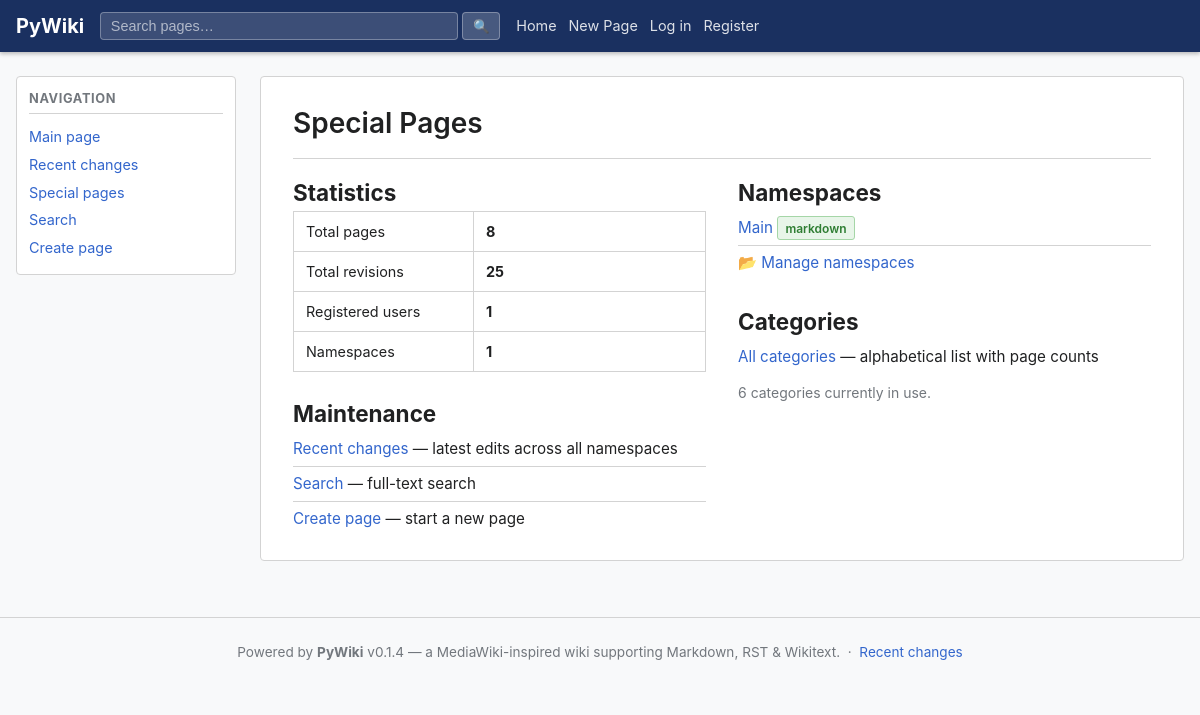
The page /special on the database as committed earlier.
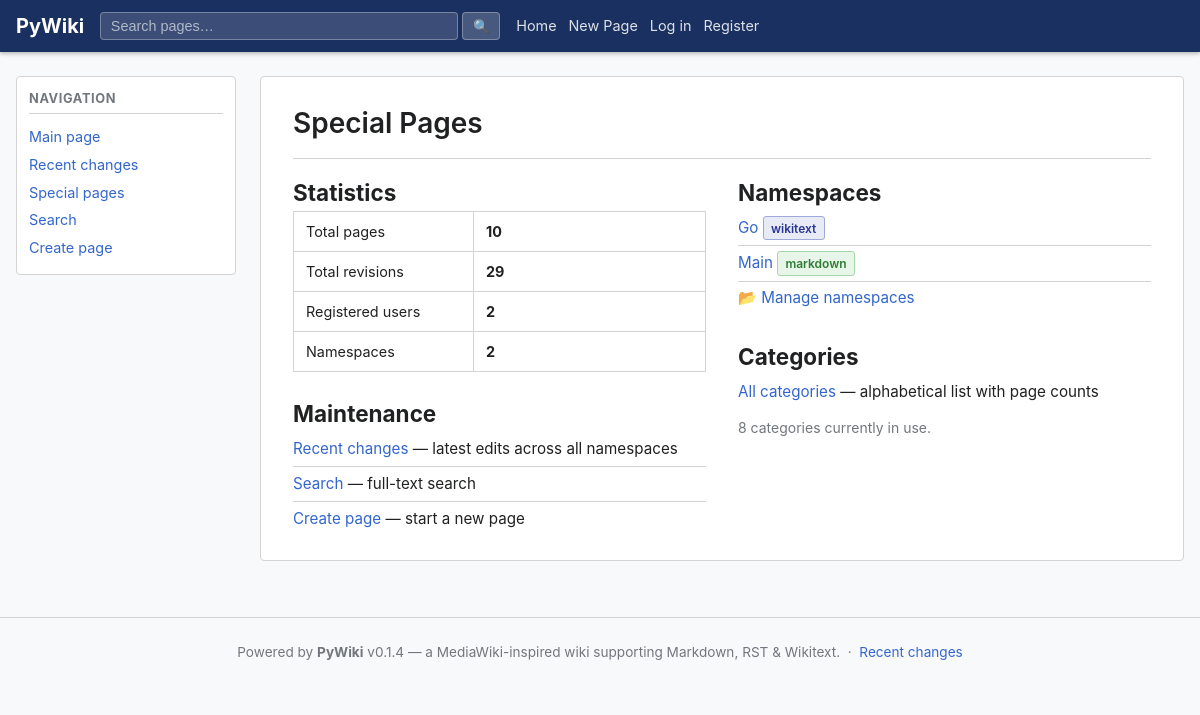
The same page on the database as committed later.
### app/models/models.py (models this page shows)
class Namespace(Base):
    __tablename__ = "namespaces"
    id:             Mapped[str]        = _uuid_col(primary_key=True)
    name:           Mapped[str]        = mapped_column(String(128), unique=True, nullable=False, index=True)
    description:    Mapped[str]        = mapped_column(Text, default="", nullable=False)
    default_format: Mapped[str]        = mapped_column(String(16), default="markdown", nullable=False)
    created_at:     Mapped[datetime]   = mapped_column(DateTime(timezone=True), default=_utcnow)
    pages: Mapped[list["Page"]] = relationship(back_populates="namespace", cascade="all, delete-orphan")

### app/ui/views.py (the view)
@router.get("/special", response_class=HTMLResponse)
async def special_pages(request: Request, db: AsyncSession = Depends(get_db)):
    user, new_token = await _current_user(request, db)
    settings = get_settings()
    from sqlalchemy import func, select as sa_select
    from app.models import Page, PageVersion, User as UserModel
    total_pages    = (await db.execute(sa_select(func.count()).select_from(Page))).scalar_one()
    total_versions = (await db.execute(sa_select(func.count()).select_from(PageVersion))).scalar_one()
    total_users    = (await db.execute(sa_select(func.count()).select_from(UserModel))).scalar_one()
    namespaces = await ns_svc.list_namespaces(db)
    max_ver_sub = (
        sa_select(PageVersion.page_id, func.max(PageVersion.version).label("max_ver"))
        .group_by(PageVersion.page_id)
        .subquery()
    )
    q = (
        sa_select(PageVersion.content, PageVersion.format)
        .join(max_ver_sub,
              (PageVersion.page_id == max_ver_sub.c.page_id)
              & (PageVersion.version == max_ver_sub.c.max_ver))
        .where(PageVersion.content.ilike("%[[Category:%"))
    )
    rows = (await db.execute(q)).all()
    cat_set: set[str] = set()
    for content, fmt in rows:
        for c in extract_categories(content, fmt):
            cat_set.add(c)
    all_categories = sorted(cat_set, key=str.lower)
    resp = templates.TemplateResponse(
        request,
        "special_pages.html",
        _ctx(user,
             total_pages=total_pages,
             total_versions=total_versions,
             total_users=total_users,
             namespaces=namespaces,
             all_categories=all_categories),
    )
    _apply_new_token(resp, new_token, settings.access_token_expire_minutes)
    return resp

### app/templates/special_pages.html (shortened to what this page needs)
{% extends "base.html" %}
{% block content %}
<div class="page-header">
  <h1>Special Pages</h1>
</div>
<div class="two-col">
  <div>
    <h2>Statistics</h2>
    <table class="wiki-table" style="margin-bottom:1.5rem;">
      <tbody>
        <tr><td>Total pages</td><td><strong>{{ total_pages }}</strong></td></tr>
        <tr><td>Total revisions</td><td><strong>{{ total_versions }}</strong></td></tr>
        <tr><td>Registered users</td><td><strong>{{ total_users }}</strong></td></tr>
        <tr><td>Namespaces</td><td><strong>{{ namespaces|length }}</strong></td></tr>
      </tbody>
    </table>
    <h2>Maintenance</h2>
    <ul class="special-list">
      <li><a href="/recent">Recent changes</a> — latest edits across all namespaces</li>
      <li><a href="/search">Search</a> — full-text search</li>
      <li><a href="/create">Create page</a> — start a new page</li>
    </ul>
  </div>
  <div>
    <h2>Namespaces</h2>
    <ul class="special-list">
      {% for ns in namespaces %}
      <li><a href="/wiki/{{ ns.name }}">{{ ns.name }}</a>
        <span class="badge badge-{{ ns.default_format }}">{{ ns.default_format }}</span>
      </li>
      {% endfor %}
      <li><a href="/special/namespaces">📂 Manage namespaces</a>{% if user and user.is_admin %} — <a href="/special/namespaces/create">➕ New namespace</a>{% endif %}</li>
    </ul>
    <h2 style="margin-top:1.5rem;">Categories</h2>
    <ul class="special-list">
      <li><a href="/special/categories">All categories</a> — alphabetical list with page counts</li>
    </ul>
    {% if all_categories %}
    <p class="muted" style="font-size:0.875rem;margin-top:0.5rem;">
      {{ all_categories|length }} categor{{ 'y' if all_categories|length == 1 else 'ies' }} currently in use.
    </p>
    {% endif %}
  </div>
</div>
{% endblock %}

Rows that differ between the two databases and show on the page:
added Namespace: name "Go", default_format "wikitext"
Other text that changed with them:
{{ total_pages }}: "8" → "10"
{{ total_versions }}: "25" → "29"
{{ total_users }}: "1" → "2"
{{ namespaces|length }}: "1" → "2"
{{ all_categories|length }}: "6" → "8"
